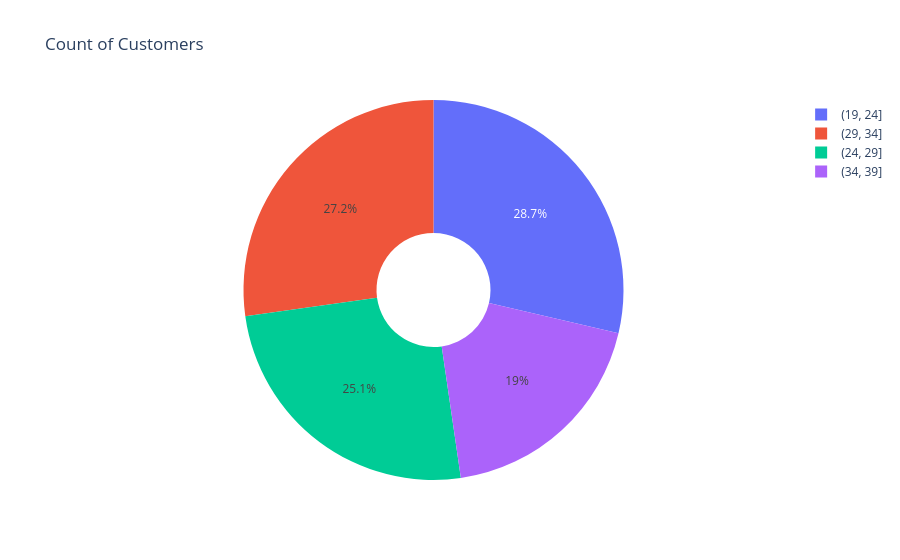

Notebook source saved alongside this figure:
### Code cell
fig = px.pie(data_frame = q3, names = 'Age_Range', values = 'count', title = 'Count of Customers', hole = 0.3)
fig.show()

### Figure 1 — Plotly figure (JSON) as saved in the notebook; plotly's stock layout.template omitted (floating-point values rounded to 4 significant figures)
{"data": [{"domain": {"x": [0, 1], "y": [0, 1]}, "hole": 0.3, "hovertemplate": "Age_Range=%{label}<br>count=%{value}<extra></extra>", "labels": ["(19, 24]", "(29, 34]", "(24, 29]", "(34, 39]"], "legendgroup": "", "name": "", "showlegend": true, "type": "pie", "values": [137, 130, 120, 91]}], "layout": {"legend": {"tracegroupgap": 0}, "title": {"text": "Count of Customers"}}}
